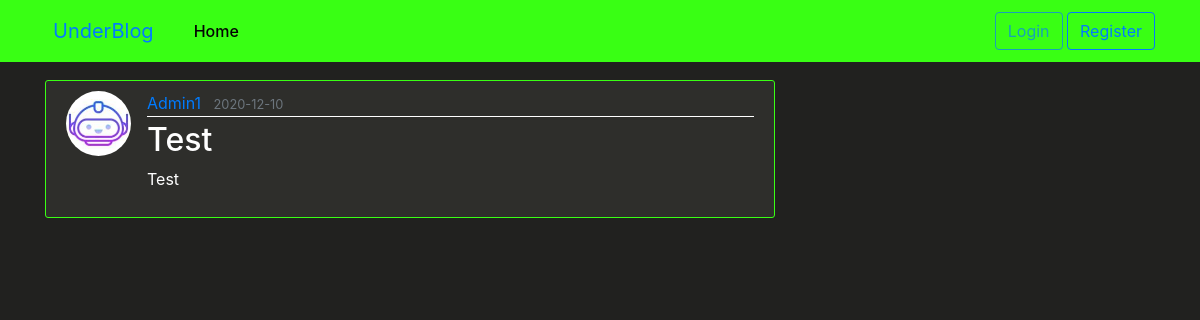
/post/1, run on the app's committed database.
### flaskblog/models.py (models this page shows, shortened)
class User(db.Model, UserMixin):
    id = db.Column(db.Integer, primary_key=True)
    username = db.Column(db.String(20), unique=True, nullable=False)
    email = db.Column(db.String(120), unique=True, nullable=False)
    image_file = db.Column(db.String(20), nullable=False, default='default.jpg')
    password = db.Column(db.String(60), unique=True, nullable=False)
    posts = db.relationship('Post', backref='author', lazy=True)

class Post(db.Model):
    id = db.Column(db.Integer, primary_key=True)
    title = db.Column(db.String(100), nullable=False)
    date_posted = db.Column(db.DateTime, nullable=False, default=datetime.utcnow())
    content = db.Column(db.Text, nullable=False)
    user_id = db.Column(db.Integer, db.ForeignKey('user.id'), nullable=False)

### flaskblog/routes.py (the view)
@app.route("/post/<int:post_id>")
def post(post_id):
    post = Post.query.get_or_404(post_id)
    return render_template('post.html', title=post.title, post=post)

### flaskblog/templates/post.html (shortened to what this page needs)
{% extends "layout.html" %}
{%block content%}
	<article class="media content-section">
	  <img class="rounded-circle article-img" src="{{url_for('static', filename='profile_pics/' + post.author.image_file)}}">
	  <div class="media-body">
	    <div class="article-metadata">
	      <a class="mr-2" href="{{url_for('user_posts',username=post.author.username)}}">{{ post.author.username }}</a>
	      <small class="text-muted">{{post.date_posted.strftime('%Y-%m-%d') }}</small>
	    </div>
	    <h2 class="article-title">{{ post.title }}</h2>
	    <p class="article-content">{{ post.content }}</p>
	  </div>
	</article>
{%endblock content%}

### flaskblog/static/main.css (style rules this page uses)
body { background: #21211f; color: #ffffff; margin-top: 5rem; }
h1, h2, h3, h4, h5, h6 { color: #444444; }
.content-section { background: #2e2e2b; padding: 10px 20px; border: 1px solid #39ff14; border-radius: 3px; margin-bottom: 20px; }
.article-title { color: #ffffff; }
.article-content { white-space: pre-line; color: #ffffff; }
.article-img { height: 65px; width: 65px; margin-right: 16px; }
.article-metadata { padding-bottom: 1px; margin-bottom: 4px; border-bottom: 1px solid #ffffff; color: #ffffff; }

### data on the page
User: image_file (picture), author.username "Admin1"
Post: date_posted "2020-12-10", title "Test", content "Test"
